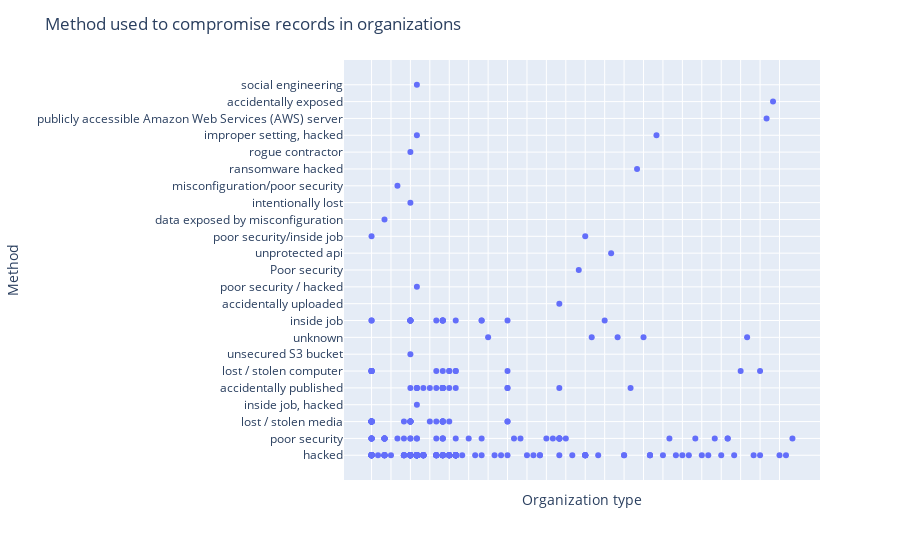

Notebook code cell kept with this figure:
### Code cell
fig=px.scatter(dataset1, x="Organization type",y='Method',color_continuous_scale='icefire')
fig.update_layout(title_text='Method used to compromise records in organizations')
fig.update_xaxes(
    showticklabels=False
)

### Figure 1 — Plotly figure (JSON) as saved in the notebook; plotly's stock layout.template omitted (floating-point values rounded to 4 significant figures; data arrays with more than 128 entries replaced by an {"elided": "..."} marker saying what was removed)
{"data": [{"hovertemplate": "Organization type=%{x}<br>Method=%{y}<extra></extra>", "legendgroup": "", "marker": {"color": "#636efa", "symbol": "circle"}, "mode": "markers", "name": "", "orientation": "v", "showlegend": false, "type": "scatter", "x": {"elided": "331 str values"}, "xaxis": "x", "y": {"elided": "331 str values"}, "yaxis": "y"}], "layout": {"legend": {"tracegroupgap": 0}, "margin": {"t": 60}, "title": {"text": "Method used to compromise records in organizations"}, "xaxis": {"anchor": "y", "domain": [0, 1], "showticklabels": false, "title": {"text": "Organization type"}}, "yaxis": {"anchor": "x", "domain": [0, 1], "title": {"text": "Method"}}}}
